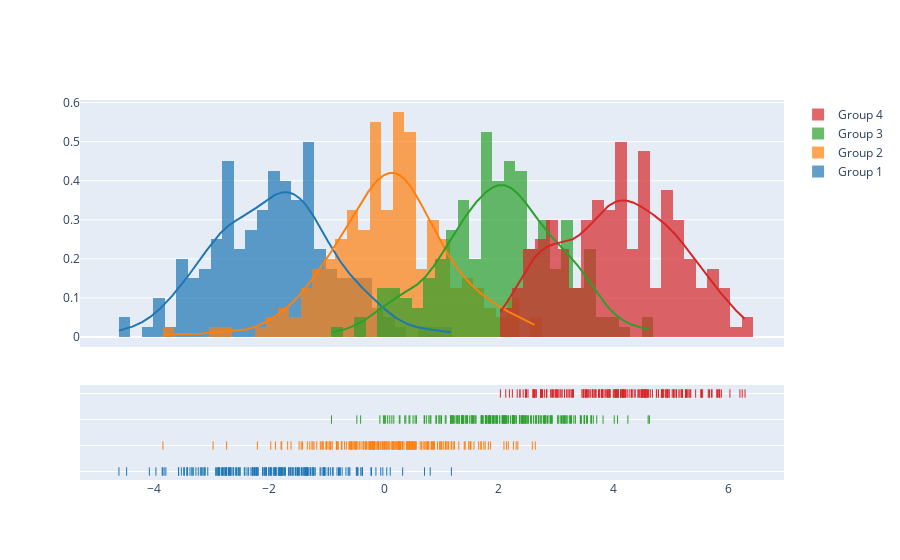

Notebook source saved alongside this figure:
### Code cell
import plotly.figure_factory as ff

# Add histogram data
x1 = np.random.randn(200) - 2
x2 = np.random.randn(200)
x3 = np.random.randn(200) + 2
x4 = np.random.randn(200) + 4

# Group data together
hist_data = [x1, x2, x3, x4]

group_labels = ['Group 1', 'Group 2', 'Group 3', 'Group 4']

# Create distplot with custom bin_size
fig = ff.create_distplot(hist_data, group_labels, bin_size=.2)
fig.show()

### Figure 1 — Plotly figure (JSON) as saved in the notebook; plotly's stock layout.template omitted (floating-point values rounded to 4 significant figures; data arrays with more than 128 entries replaced by an {"elided": "..."} marker saying what was removed)
{"data": [{"autobinx": false, "histnorm": "probability density", "legendgroup": "Group 1", "marker": {"color": "rgb(31, 119, 180)"}, "name": "Group 1", "opacity": 0.7, "type": "histogram", "x": {"elided": "200 float values"}, "xaxis": "x", "xbins": {"end": 1.172, "size": 0.2, "start": -4.618}, "yaxis": "y"}, {"autobinx": false, "histnorm": "probability density", "legendgroup": "Group 2", "marker": {"color": "rgb(255, 127, 14)"}, "name": "Group 2", "opacity": 0.7, "type": "histogram", "x": {"elided": "200 float values"}, "xaxis": "x", "xbins": {"end": 2.632, "size": 0.2, "start": -3.853}, "yaxis": "y"}, {"autobinx": false, "histnorm": "probability density", "legendgroup": "Group 3", "marker": {"color": "rgb(44, 160, 44)"}, "name": "Group 3", "opacity": 0.7, "type": "histogram", "x": {"elided": "200 float values"}, "xaxis": "x", "xbins": {"end": 4.62, "size": 0.2, "start": -0.9172}, "yaxis": "y"}, {"autobinx": false, "histnorm": "probability density", "legendgroup": "Group 4", "marker": {"color": "rgb(214, 39, 40)"}, "name": "Group 4", "opacity": 0.7, "type": "histogram", "x": {"elided": "200 float values"}, "xaxis": "x", "xbins": {"end": 6.285, "size": 0.2, "start": 2.025}, "yaxis": "y"}, {"legendgroup": "Group 1", "marker": {"color": "rgb(31, 119, 180)"}, "mode": "lines", "name": "Group 1", "showlegend": false, "type": "scatter", "x": {"elided": "500 float values"}, "xaxis": "x", "y": {"elided": "500 float values"}, "yaxis": "y"}, {"legendgroup": "Group 2", "marker": {"color": "rgb(255, 127, 14)"}, "mode": "lines", "name": "Group 2", "showlegend": false, "type": "scatter", "x": {"elided": "500 float values"}, "xaxis": "x", "y": {"elided": "500 float values"}, "yaxis": "y"}, {"legendgroup": "Group 3", "marker": {"color": "rgb(44, 160, 44)"}, "mode": "lines", "name": "Group 3", "showlegend": false, "type": "scatter", "x": {"elided": "500 float values"}, "xaxis": "x", "y": {"elided": "500 float values"}, "yaxis": "y"}, {"legendgroup": "Group 4", "marker": {"color": "rgb(214, 39, 40)"}, "mode": "lines", "name": "Group 4", "showlegend": false, "type": "scatter", "x": {"elided": "500 float values"}, "xaxis": "x", "y": {"elided": "500 float values"}, "yaxis": "y"}, {"legendgroup": "Group 1", "marker": {"color": "rgb(31, 119, 180)", "symbol": "line-ns-open"}, "mode": "markers", "name": "Group 1", "showlegend": false, "type": "scatter", "x": {"elided": "200 float values"}, "xaxis": "x", "y": {"elided": "200 str values"}, "yaxis": "y2"}, {"legendgroup": "Group 2", "marker": {"color": "rgb(255, 127, 14)", "symbol": "line-ns-open"}, "mode": "markers", "name": "Group 2", "showlegend": false, "type": "scatter", "x": {"elided": "200 float values"}, "xaxis": "x", "y": {"elided": "200 str values"}, "yaxis": "y2"}, {"legendgroup": "Group 3", "marker": {"color": "rgb(44, 160, 44)", "symbol": "line-ns-open"}, "mode": "markers", "name": "Group 3", "showlegend": false, "type": "scatter", "x": {"elided": "200 float values"}, "xaxis": "x", "y": {"elided": "200 str values"}, "yaxis": "y2"}, {"legendgroup": "Group 4", "marker": {"color": "rgb(214, 39, 40)", "symbol": "line-ns-open"}, "mode": "markers", "name": "Group 4", "showlegend": false, "type": "scatter", "x": {"elided": "200 float values"}, "xaxis": "x", "y": {"elided": "200 str values"}, "yaxis": "y2"}], "layout": {"barmode": "overlay", "hovermode": "closest", "legend": {"traceorder": "reversed"}, "xaxis": {"anchor": "y2", "domain": [0.0, 1.0], "zeroline": false}, "yaxis": {"anchor": "free", "domain": [0.35, 1], "position": 0.0}, "yaxis2": {"anchor": "x", "domain": [0, 0.25], "dtick": 1, "showticklabels": false}}}
